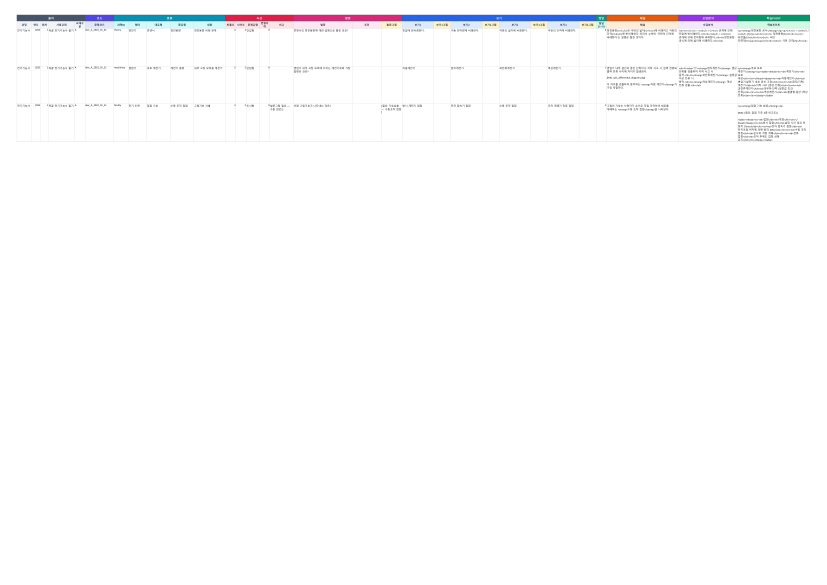
#> input picture data/presentation/img/xlsx_question-template-v3-new_p1.png, 2481 x 1754 px, found by its file name (shown at 1/3 size)
$ python split_xlsx_image.py
#> lines starting #> are read from the running program, lines starting #| are printed output that depends on the picture
"""xlsx 페이지 1 PNG를 좌(메타 16컬럼) / 우(콘텐츠 15컬럼)로 분할.
LibreOffice 출력 이미지 크기: 2481 x 1754
컬럼 31개 중 16번(비고) 다음에서 자른다. 비율 16/31 ≈ 0.516
오차 보정: 그룹 헤더 셀 경계 위치를 실제 픽셀로 확인."""
import sys, os
from PIL import Image
sys.stdout.reconfigure(encoding='utf-8')

SRC = 'data/presentation/img/xlsx_question-template-v3-new_p1.png'
OUT_LEFT = 'data/presentation/img/xlsx_left_meta.png'
OUT_RIGHT = 'data/presentation/img/xlsx_right_content.png'

img = Image.open(SRC).convert('RGB')
#> img is the input picture: PIL image 2481x1754 RGB; mean R, G, B 252.1, 252.1, 252.7
W, H = img.size
#> W = 2481; H = 1754
print(f'src: {W}x{H}')
#| src: 2481x1754

# 영역 컬럼 width 합계로 분할 지점 계산
# build_template_v3.py의 COLS 너비:
# 메타 16개: 11+7+6+20+8+22+11+14+18+18+24+8+8+10+8+18 = 211
# 콘텐츠 15개: 45+22+16+24+13+24+13+24+13+24+13+8+55+45+55 = 394
# 합: 605
# 좌 비율: 211 / 605 ≈ 0.349  → 픽셀 2481 * 0.349 ≈ 866
# 단, LibreOffice는 페이지 여백 + 약간 다르게 렌더링되므로 실측 보정 필요

# 한 행을 슬라이스해서 셀 경계 색 변화 위치 추정
# 실제로는 미세조정이 필요해 보임. 일단 추정 픽셀로 잘라보고 결과 확인.
# 헤더 행 첫 두 줄(높이 약 0~120px) 패턴: 11색 컬러 띠가 좌→우로 배치됨
# 색상 띠 경계를 찾으면 정확.

# 간단 방법: row 0~20 의 픽셀을 보고 색이 크게 바뀌는 x 좌표들 추출
from collections import Counter
ys = [20, 30, 40]   # 그룹 헤더 가운데 픽셀
breaks = []
prev_color = None
for x in range(0, W):
    c = img.getpixel((x, 25))
    # 비슷한 색 묶기 (R,G,B 각 30씩 그루핑)
    bucket = (c[0]//30, c[1]//30, c[2]//30)
    if prev_color is not None and bucket != prev_color:
        breaks.append(x)
    prev_color = bucket
#> after the loop, breaks = []

# 너무 많으니 큰 변화만 (앞뒤 100px 이상 떨어진 것)
filtered = []
last = -200
for x in breaks:
    if x - last > 80:
        filtered.append(x)
    last = x
#> this loop made 0 passes
#> after the loop, filtered = []

print('big breaks (group boundaries):', filtered[:15])
#| big breaks (group boundaries): []

# 그룹 헤더 순서: 출처 / 코드 / 분류 / 속성 / 발문 / 보기 / 정답 / 해설 / 오답분석 / 학습POINT
# 즉 "속성" 다음 ~ "발문" 시작 사이가 메타/콘텐츠 경계
# filtered에서 5번째 break (속성 다음) 부근이 콘텐츠 시작

# fallback: 컬럼 너비 기반 추정
META_WIDTH = 211
CONTENT_WIDTH = 394
TOTAL = META_WIDTH + CONTENT_WIDTH
# 페이지 여백 추정 (좌우 약 30px씩)
LEFT_PAD = 30
DATA_W = W - 2 * LEFT_PAD
#> DATA_W = 2421
split_x = LEFT_PAD + int(DATA_W * META_WIDTH / TOTAL)
#> split_x = 874
print(f'computed split_x: {split_x}')
#| computed split_x: 874

# filtered 중 가장 가까운 후보로 보정
if filtered:
    closest = min(filtered, key=lambda x: abs(x - split_x))
    if abs(closest - split_x) < 100:
        split_x = closest
        print(f'snap to nearest break: {split_x}')

# 좌측: 0 ~ split_x
left = img.crop((0, 0, split_x, H))
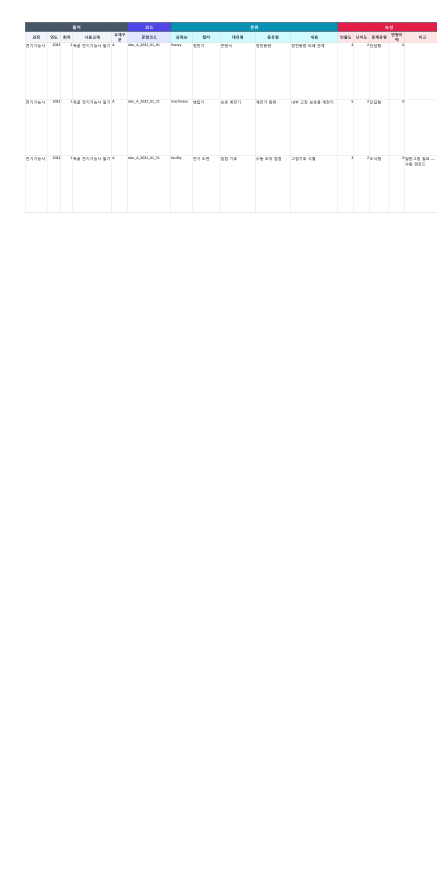
#> left: PIL image 874x1754 RGB (shown at 1/2 size); mean R, G, B 252.3, 252.6, 253.1
left.save(OUT_LEFT)
print(f'WROTE {OUT_LEFT} ({left.size})')
#| WROTE data/presentation/img/xlsx_left_meta.png ((874, 1754))

# 우측: split_x ~ W
right = img.crop((split_x, 0, W, H))
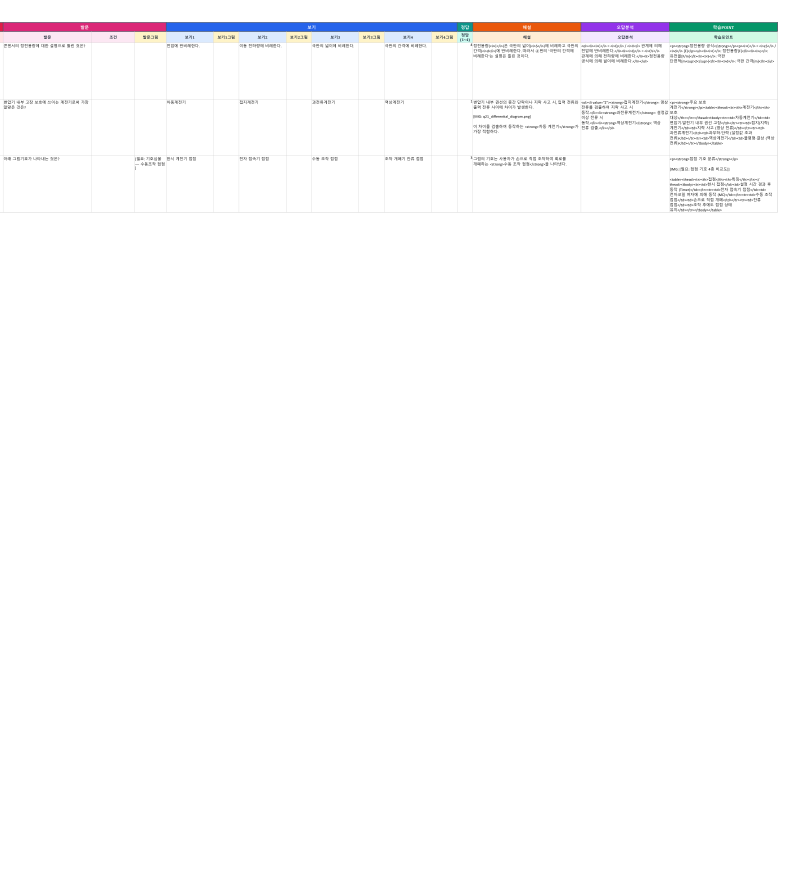
#> right: PIL image 1607x1754 RGB (shown at 1/2 size); mean R, G, B 252, 251.8, 252.5
right.save(OUT_RIGHT)
print(f'WROTE {OUT_RIGHT} ({right.size})')
#| WROTE data/presentation/img/xlsx_right_content.png ((1607, 1754))

$ run again, with data/presentation/img/xlsx_question-template-v3-new_p10.png copied over data/presentation/img/xlsx_question-template-v3-new_p1.png
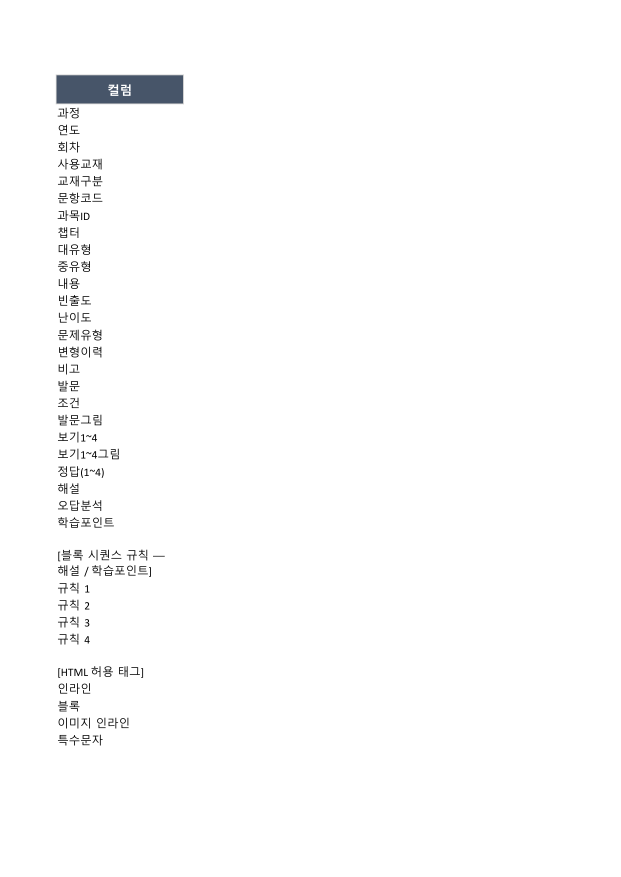
#> input picture data/presentation/img/xlsx_question-template-v3-new_p10.png, 1241 x 1754 px, found by its file name (shown at 1/2 size)
#> img is the input picture: PIL image 1241x1754 RGB; mean R, G, B 252.2, 252.3, 252.4
#| src: 1241x1754
#> after the loop `for x in range(0, W):`: breaks = []
#| big breaks (group boundaries): []
#| computed split_x: 441
#> `left = img.crop((0, 0, split_x, H))`:
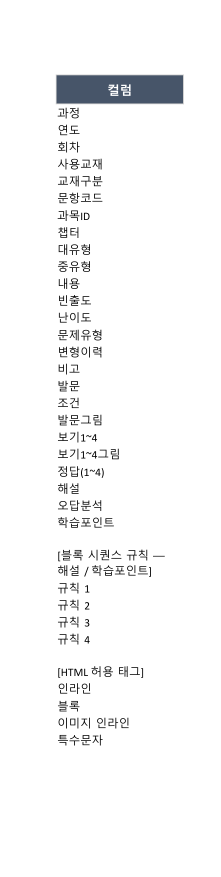
#> left: PIL image 441x1754 RGB (shown at 1/2 size); mean R, G, B 247.1, 247.4, 247.7
#| WROTE data/presentation/img/xlsx_left_meta.png ((441, 1754))
#> right: PIL image 800x1754 RGB; every value is 255
#| WROTE data/presentation/img/xlsx_right_content.png ((800, 1754))

$ run again, with data/presentation/img/xlsx_question-template-v3-new_p11.png copied over data/presentation/img/xlsx_question-template-v3-new_p1.png
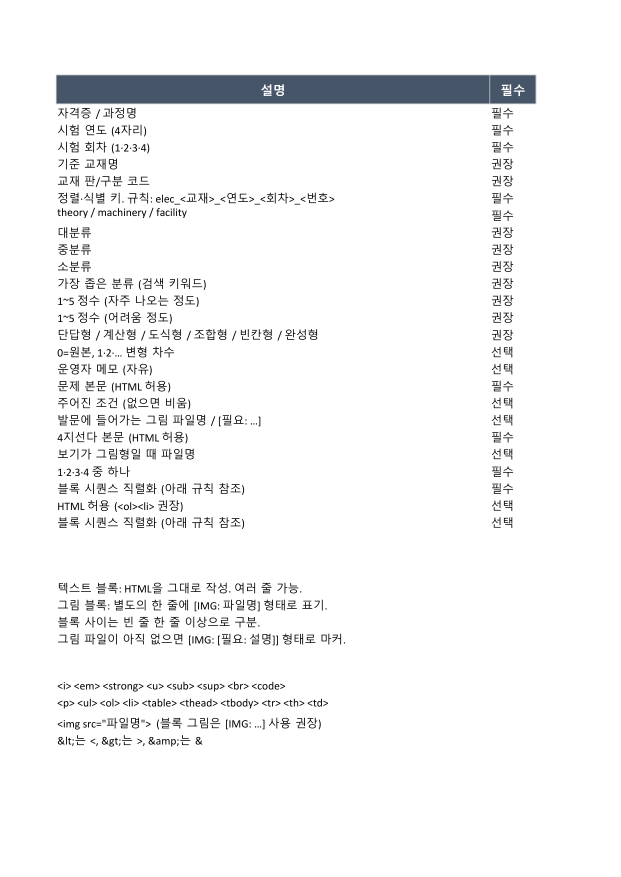
#> input picture data/presentation/img/xlsx_question-template-v3-new_p11.png, 1241 x 1754 px, found by its file name (shown at 1/2 size)
#> img is the input picture: PIL image 1241x1754 RGB; mean R, G, B 244.9, 245.2, 245.7
#| src: 1241x1754
#> after the loop `for x in range(0, W):`: breaks = []
#| big breaks (group boundaries): []
#| computed split_x: 441
#> `left = img.crop((0, 0, split_x, H))`:
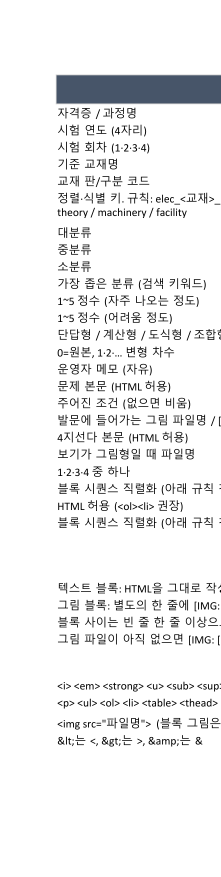
#> left: PIL image 441x1754 RGB (shown at 1/2 size); mean R, G, B 239.3, 239.6, 240.1
#| WROTE data/presentation/img/xlsx_left_meta.png ((441, 1754))
#> `right = img.crop((split_x, 0, W, H))`:
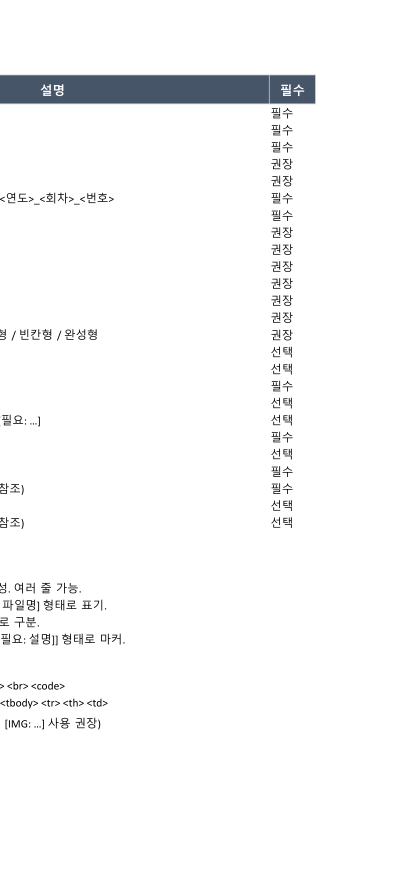
#> right: PIL image 800x1754 RGB (shown at 1/2 size); mean R, G, B 248, 248.3, 248.8
#| WROTE data/presentation/img/xlsx_right_content.png ((800, 1754))

$ run again, with data/presentation/img/xlsx_question-template-v3-new_p12.png copied over data/presentation/img/xlsx_question-template-v3-new_p1.png
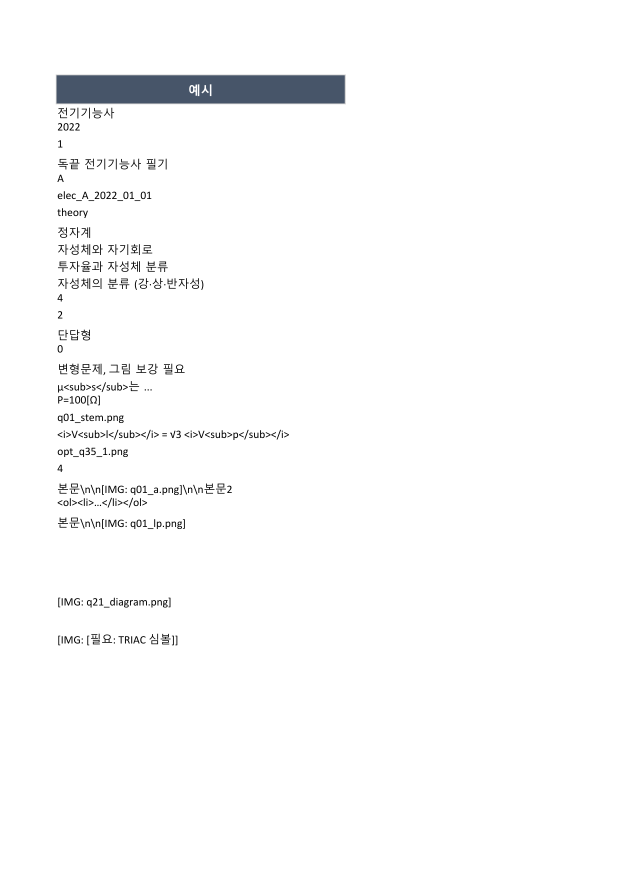
#> input picture data/presentation/img/xlsx_question-template-v3-new_p12.png, 1241 x 1754 px, found by its file name (shown at 1/2 size)
#> img is the input picture: PIL image 1241x1754 RGB; mean R, G, B 250.2, 250.4, 250.7
#| src: 1241x1754
#> after the loop `for x in range(0, W):`: breaks = []
#| big breaks (group boundaries): []
#| computed split_x: 441
#> `left = img.crop((0, 0, split_x, H))`:
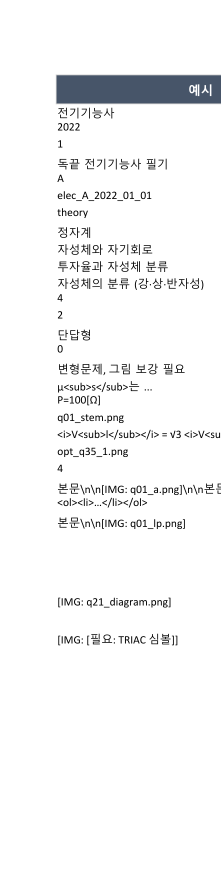
#> left: PIL image 441x1754 RGB (shown at 1/2 size); mean R, G, B 245.1, 245.5, 245.9
#| WROTE data/presentation/img/xlsx_left_meta.png ((441, 1754))
#> `right = img.crop((split_x, 0, W, H))`:
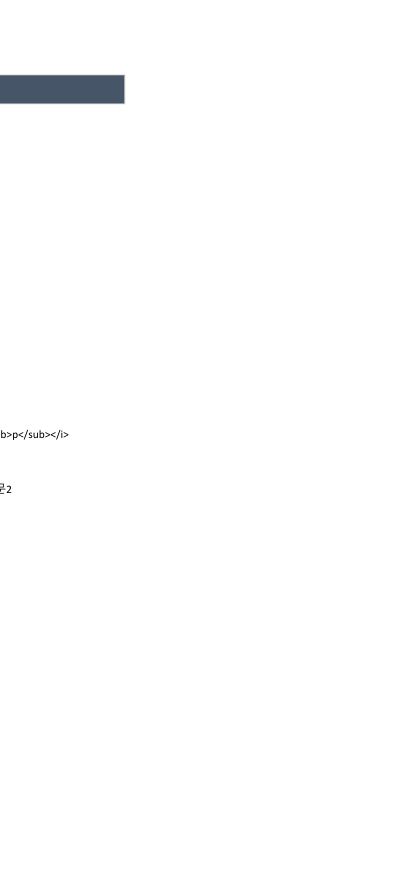
#> right: PIL image 800x1754 RGB (shown at 1/2 size); mean R, G, B 253, 253.2, 253.4
#| WROTE data/presentation/img/xlsx_right_content.png ((800, 1754))
